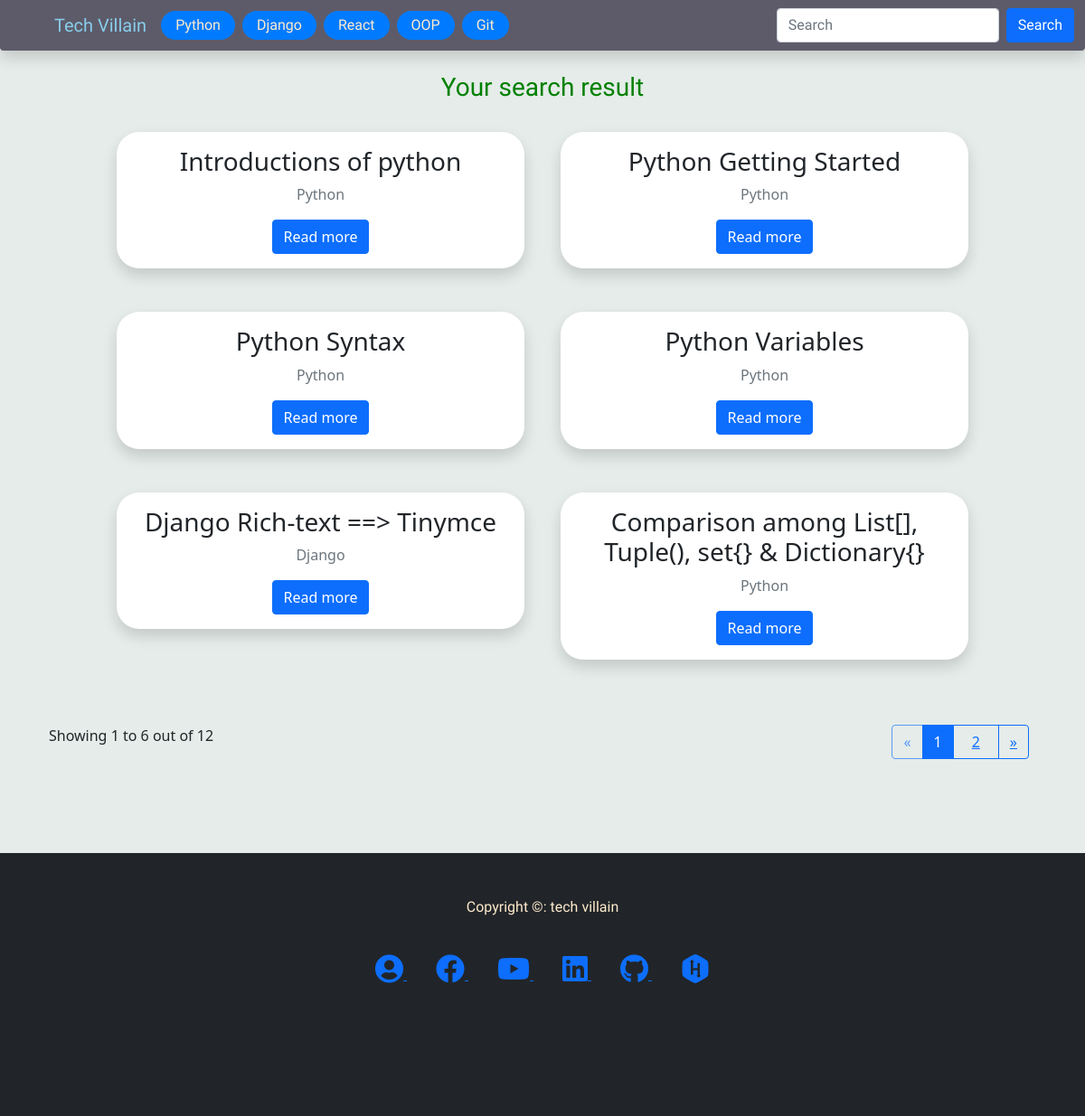
The page /search on the database as committed earlier.
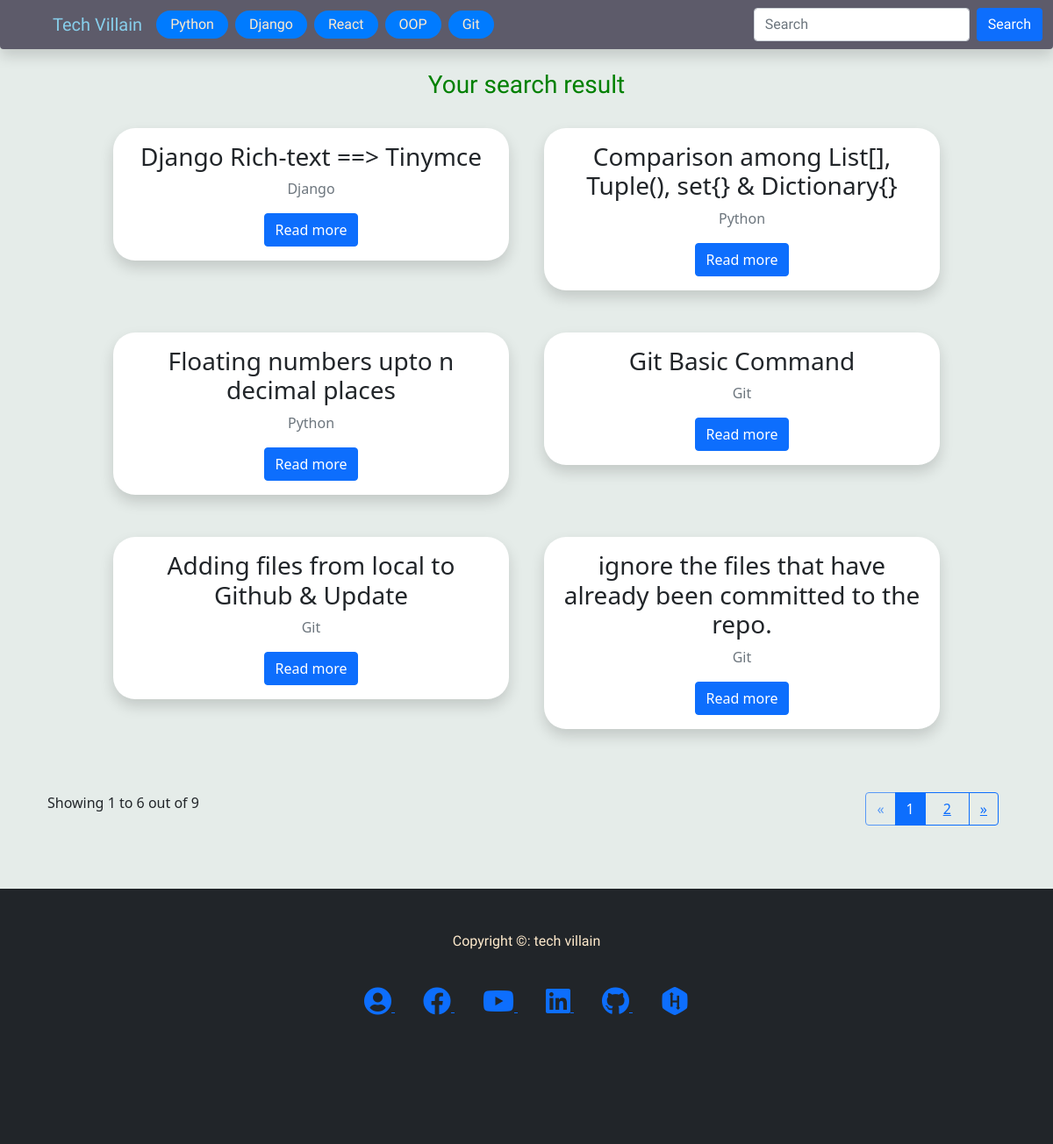
The same page on the database as committed later.
### blog/models.py (models this page shows, shortened)
class category(models.Model):
    name = models.CharField(max_length=50)
    def __str__(self):
        return self.name

class blogPost(models.Model):
    category = models.ForeignKey(category, on_delete=models.SET_NULL, null=True, blank=True )
    subCategory = models.ForeignKey(subCategory, on_delete=models.SET_NULL, null=True, blank=True )
    date = models.DateField(default=datetime.now)
    title = models.CharField(max_length=500)
    desc = tinymce_models.HTMLField(null=True,blank=True)

### blog/views.py (the view)
# urls.py: path('search', views.search_view, name='search')
def search_view(request):
    search=''
    searchItem = BMODEL.blogPost.objects.all()
    total_searchItem=searchItem.count() # for counting total in pagination
    if request.method == 'POST':
        search = request.POST.get('search')
        searchItem = BMODEL.blogPost.objects.filter(title__contains = search)
        total_searchItem=searchItem.count() # for counting total in pagination
    page = request.GET.get('page', 1)
    paginator = Paginator(searchItem, 6)  #6 objects in each page.
    try:
	    searchItem = paginator.page(page)
    except PageNotAnInteger:
	    searchItem = paginator.page(1)
    except EmptyPage:
	    searchItem = paginator.page(paginator.num_pages)
    context={
        'searchItem':searchItem,
        'search':search,
        'total_searchItem':total_searchItem,
    }
    return render(request, 'home/search.html',context)

### blog/templatetags/nav_tag.py (called while the page is built)
@register.simple_tag
def categoryfornav():
    cat = BMODEL.category.objects.all()
    return cat

### templates/home/search.html (shortened to what this page needs)
{% extends 'home/base.html' %} {% block content %}
<div class="container">
  <div class="row d-flex justify-content-center">
    <h3 class="m-2 heading text-center">Your search result</h3>
    {% for item in searchItem %}
    <div class="col-lg-5 m-2">
      <div class="shadow bgwhite border-radius25 my-3 p-2">
        <div class="row text-center p-2">
          <h3>{{item.title}}</h3>
          <p class="text-muted">{{item.category}}</p>
          <div class="col">
            <a
              href="/blog/{{item.category.id}}?getid={{item.id}}"
              class="btn btn-primary border-radius"
              >Read more</a
            >
          </div>
        </div>
      </div>
    </div>
    {% endfor %}
  </div>
  <br><br>
  <div class="container">
    <div class="row">
      <div class="col-md-6">
        Showing {{searchItem.start_index }} to {{searchItem.end_index }} out of
        {{total_searchItem}}
      </div>
      <div class="col-md-6" style="display: flex; justify-content: end">
        {% if searchItem.has_other_pages %}
        <div class="btn-group me-2" role="group" aria-label="First group">
          {% if searchItem.has_previous %}
          <button type="button" class="btn btn-outline-primary">
            <a href="?page={{ searchItem.previous_page_number }}">&laquo;</a>
          </button>
          {% else %}
          <button type="button" class="btn btn-outline-primary disabled">
            <span>&laquo;</span>
          </button>
          {% endif %} {% for i in searchItem.paginator.page_range %}
          {% if searchItem.number == i %}
          <button type="button" class="btn btn-outline-primary active">
            {{ i }}<span class="sr-only">(current)</span>
          </button>
          {% else %}
          <button type="button" class="btn btn-outline-primary">
            <a href="?page={{ i }}" class="p-2">{{ i }}</a>
          </button>
          {% endif %} {% endfor %} {% if searchItem.has_next %}
          <button type="button" class="btn btn-outline-primary">
            <a href="?page={{ searchItem.next_page_number }}">&raquo;</a>
          </button>
          {% else %}
          <button type="button" class="btn btn-outline-primary disabled">
            <span>&raquo;</span>
          </button>
          {% endif %}
        </div>
        {% endif %}
      </div>
    </div>
  </div>
</div>
{% endblock %}

### templates/home/base.html (shortened to what this page needs)
{% load static %} {% load nav_tag %}
<!DOCTYPE html>
<html lang="en">
  <head>
    <link
      href="https://cdn.jsdelivr.net/npm/bootstrap@5.1.3/dist/css/bootstrap.min.css"
      rel="stylesheet"
    />
    <link
      rel="stylesheet"
      href="https://use.fontawesome.com/releases/v5.15.4/css/all.css"
    />
    <link rel="stylesheet" href="{% static 'css/index.css' %}" />
  </head>
  <body class="bodycolor">
    <nav
      class="navbar navbar-expand-lg fixed-top shadow bgcolor rounded-bottom"
    >
      <div class="container-fluid">
        <a class="navbar-brand brandcolor ms-5" href="/">Tech Villain</a>
        <div class="collapse navbar-collapse" id="navbarSupportedContent">
          <ul class="navbar-nav me-auto mb-2 mb-lg-0">
            {% categoryfornav as navcategory %}
            {% for cat in navcategory %}
            {% url 'blog' cat.id as urll %}
            <li class="nav-item me-2 mb-lg-0 mb-3">
              <a
                class="
                  btn
                  textColor
                "
                aria-current="page"
                href="{{ urll }}"
                >{{cat}}</a
              >
            </li>
            {% endfor %}
          </ul>
          <form class="d-flex" method="post" action="/search">
            <input
              class="form-control me-2"
              type="search"
              placeholder="Search"
              aria-label="Search"
              name="search"
              value="{{search}}"
            />
            <button class="btn btn-primary" type="submit">Search</button>
          </form>
        </div>
      </div>
    </nav>
    <br /><br /><br />
    <div style="min-height: 100vh;">{% block content %} {% endblock %}</div>
    <br /><br /><br />
    <footer class="footerHeader">
      <br /><br />
      <div class="container">
        <div class="row text-center textColor">
          <p>Copyright &copy: tech villain</p>
        </div>
        <br />
        <div class="row text-center">
          <div class="col">
            <a
              class="m-3"
              target="_blank"
              href="http://mahmudjewel.herokuapp.com"
            >
              <i class="fas fa-user-circle fa-2x"></i>
            </a>
            <a
              class="m-3"
              target="_blank"
              href="https://www.facebook.com/TechVillain.007"
            >
              <i class="fab fa-facebook fa-2x"></i>
            </a>
            <a
              class="m-3"
              target="_blank"
              href="https://www.youtube.com/channel/UCJCdq7lWqB7M5b16UatoTEw"
            >
              <i class="fab fa-youtube fa-2x"></i>
            </a>
            <a
              class="m-3"
              target="_blank"
              href="https://www.linkedin.com/in/mahmudjewel"
            >
              <i class="fab fa-linkedin fa-2x"></i>
            </a>
            <a
              class="m-3"
              target="_blank"
              href="https://github.com/MahmudJewel"
            >
              <i class="fab fa-github fa-2x"></i>
            </a>
            <a
              class="m-3"
              target="_blank"
              href="https://www.hackerrank.com/DJ_cse"
            >
              <i class="fab fa-hackerrank fa-2x"></i>
            </a>
          </div>
        </div>
        <br /><br /><br /><br /><br /><br />
      </div>
    </footer>
  </body>
</html>

Rows that differ between the two databases and show on the page:
removed blogPost: title "Introductions of python", category "Python"
removed blogPost: title "Python Getting Started", category "Python"
removed blogPost: title "Python Syntax", category "Python"
removed blogPost: title "Python Variables", category "Python"
now on this page (row unchanged): blogPost: title "Floating numbers upto n decimal places", category "Python"
now on this page (row unchanged): blogPost: title "Git Basic Command", category "Git"
now on this page (row unchanged): blogPost: title "Adding files from local to Github & Update", category "Git"
now on this page (row unchanged): blogPost: title "ignore the files that have already been committed to the repo.", category "Git"
Other text that changed with them:
{{ total_searchItem }}: "12" → "9"
